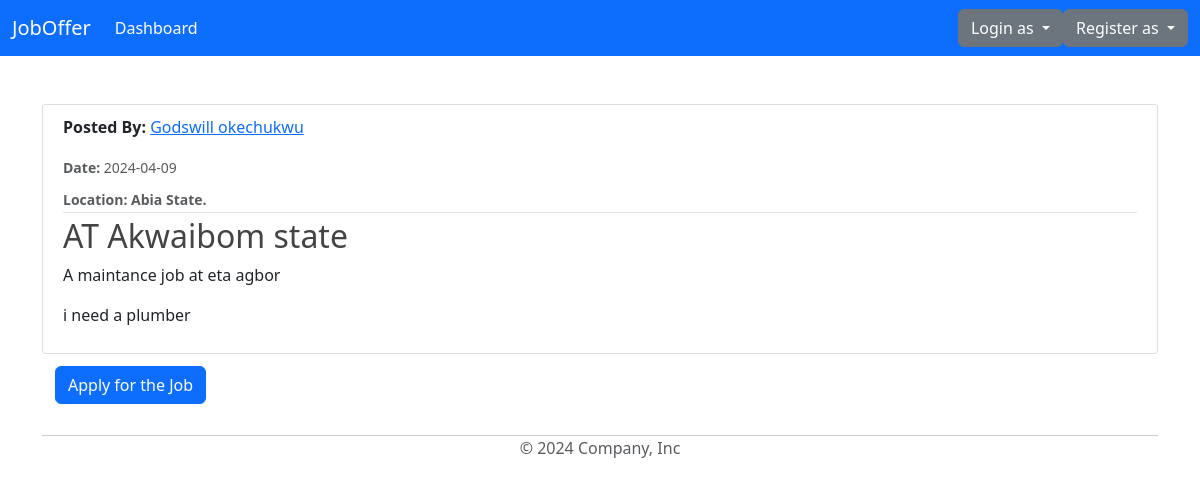
The page /jobs/jobs/1 on the database its author committed.
### model/base.py (models this page shows, shortened)
class BaseUser(Base, UserMixin):
    id = Column(Integer, primary_key=True)
    username = Column(String(80), unique=True, nullable=False)
    email = Column(String(120), unique=True, nullable=False)
    image_file = Column(String(20), nullable=False, default='default.jpg')
    password = Column(String(60), nullable=False)
    date_joined = Column(DateTime, nullable=False, default=datetime.utcnow)
    phone = Column(String(14), unique=True, nullable=False)
    state = Column(String(20), nullable=False)

class Job(Base):
    __tablename__ = 'jobs'
    id = Column(Integer, primary_key=True)
    job_title = Column(String(50), nullable=False)
    job_description = Column(String(100), nullable=False)
    completed = Column(Boolean, default=False)
    content = Column(String(1000), nullable=False)
    date_posted = Column(DateTime, nullable=False, default=datetime.utcnow)
    location = Column(String(100), nullable=False)
    client_id = Column(Integer, ForeignKey('clients.id'))

### model/jobs/routes.py (the view)
@job_route.route("/jobs/<int:job_id>", strict_slashes=False)
def job(job_id):
    job = Job.query.get_or_404(job_id)
    return render_template('job.html', title=job.job_title, job=job)

### model/jobs/templates/job.html
{% extends "layout.html" %}
{% block content %}
<link rel="stylesheet" type="text/css" href="{{ url_for('job_route.static', filename='main.css') }}">
<article class="media content-section">
    <div class="media-body">
      <div class="article-metadata">
        <p><strong>Posted By: </strong><a class="mr-2" href="#">{{ job.clients.username }}</a></p>
        <small class="text-muted"><strong>Date: </strong>{{ job.date_posted.strftime('%Y-%m-%d') }}</small>
        <div class="mt-2">
          <small class="text-muted"><strong>Location: {{ job.location }} State.</strong></small>
        </div>
      </div>
      <h2 class="article-title">{{ job.job_title }}</h2>
      <p class="article-content">{{ job.job_description }}</p>
      <p class="article-content">{{ job.content }}</p>
    </div>
  </article>
  <div class="btn">
    <button type="submit" class="btn btn-primary" href="#">Apply for the Job</button>
  </div>
{% endblock content %}

### model/static/main.css (style rules this page uses)
* { padding: 0; margin: 0; }
h1, h2, h3, h4, h5, h6 { color: #444444; }
.content-section { background: #ffffff; padding: 10px 20px; border: 1px solid #dddddd; border-radius: 3px; margin-bottom: 5px; }
.article-title { color: #444444; }
.article-content { white-space: pre-line; }
.article-metadata { padding-bottom: 1px; margin-bottom: 4px; border-bottom: 1px solid #e3e3e3 }
.btn { text-align: right; }

### model/jobs/static/main.css (style rules this page uses)
* { padding: 0; margin: 0; }
h1, h2, h3, h4, h5, h6 { color: #444444; }
.content-section { background: #ffffff; padding: 10px 20px; border: 1px solid #dddddd; border-radius: 3px; margin-bottom: 5px; }
.article-title { color: #444444; }
.article-content { white-space: pre-line; }
.article-metadata { padding-bottom: 1px; margin-bottom: 4px; border-bottom: 1px solid #e3e3e3 }
.btn { text-align: right; }

### rows shown on the page
BaseUser: clients.username "Godswill okechukwu"
Job: date_posted "2024-04-09", location "Abia", job_title "AT Akwaibom state", job_description "A maintance job at eta agbor", content "i need a plumber"
